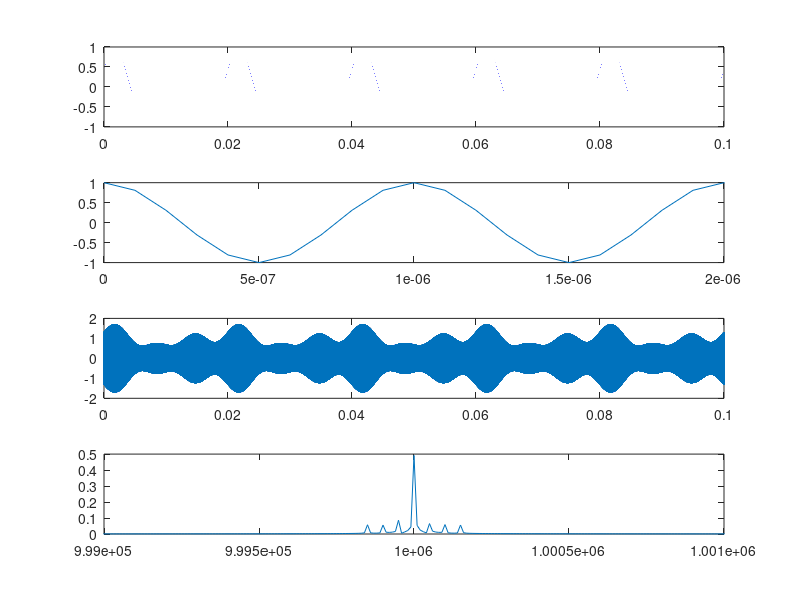

Reproduce this figure in MATLAB.
function x = Exercise_One_A()
fs = 10000000;
t = 0:1/fs:0.1;
modulation_index = 0.70;
normalised_message_signal =  (0.4408004937)*cos(100*pi*t) + (0.3306003703)*sin(200*pi*t) + (0.3306003703)*sin(300*pi*t);
subplot(4,1,1);
plot(t,normalised_message_signal);

carrier_signal = cos(2000000*pi*t);
subplot(4,1,2);
plot(t,carrier_signal);
set(gca,'XLim',[0 0.000002]);

modulated_signal = (1 + (modulation_index*normalised_message_signal)).*carrier_signal;
subplot(4,1,3);
plot(t,modulated_signal);
set(gca,'XLim',[0 0.1]);

M = fftshift(fft(modulated_signal)); 
n = length(modulated_signal) - 1;
df = fs/n;
f = -fs/2:df:fs/2;
subplot(4,1,4);
plot(f,abs(M)/n);
set(gca,'XLim',[999000 1001000]);
end
